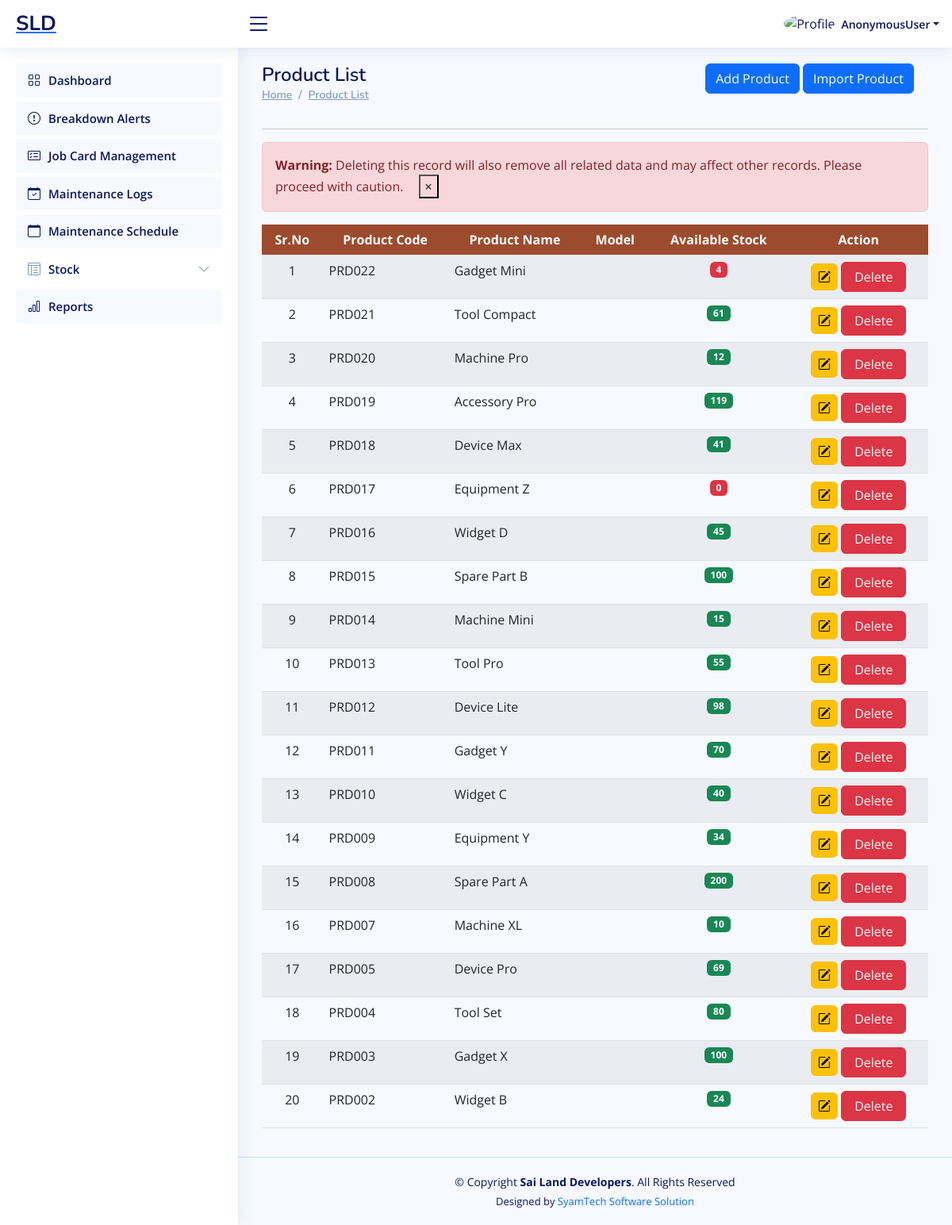
The page /workshop/product-list/ on the database as committed earlier.
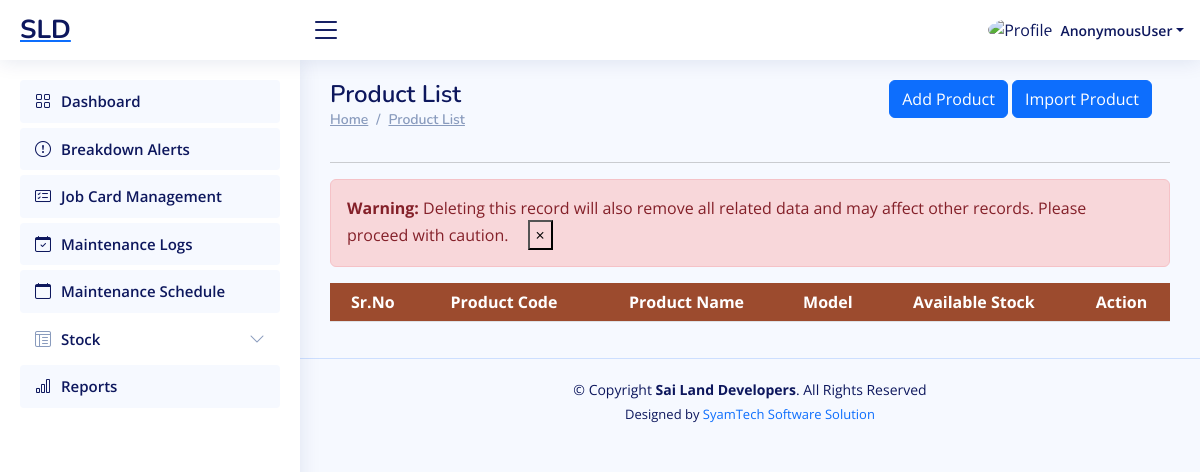
The same page on the database as committed later.
### ERP_Admin/models.py (models this page shows, shortened)
class Product(models.Model):
    product_code = models.CharField(max_length=20, unique=True, db_index=True)
    product_name = models.CharField(max_length=100, db_index=True)
    model = models.ForeignKey(Model, related_name='items', null=True, blank=True, on_delete=models.CASCADE)
    description = models.TextField(null=True, blank=True)
    sale_price = models.DecimalField(max_digits=10, decimal_places=2, null=True)  # Use DecimalField for monetary values
    minimum_stock_alert = models.PositiveIntegerField(default=0)
    available_stock = models.IntegerField(default=0, db_index=True, null=True, blank=True)
    product_image=models.ImageField(upload_to="Product Images", height_field=None, width_field=None, max_length=500, null=True, blank=True)

### ERP_Workshop/views.py (the view)
# urls.py: path('product-list/', views.product_list, name='workshop_product_list'),
def product_list(request):
    form = ProductForm()
    products = cache.get('cache_products')
    if not products:
        products = list(Product.objects.all().order_by('-id').values())
        cache.set('cache_products', products, timeout=None)
    return render(request, "workshop_product_list.html", {'form': form, 'product': products})

### ERP_Admin/models.py (called while the page is built)
    def __str__(self):
        return self.model_name

### ERP_Workshop/templates/workshop_product_list.html (shortened to what the changed rows need)
{% extends "workshop_base.html" %}
{% load crispy_forms_tags %}
{% block content %}
<main id="main" class="main">
        <div class="row">
            <div class="col-sm-6">
                <div class="pagetitle">
                    <h1>Product List</h1>
                </div>
            </div>
        </div>
        <section class="section dashboard">
            <div class="row">
                <div class="col-lg-12">
                    <div class="row">
                        <div class="container" style=" overflow:scroll;">
                            <table id="product_table" class="table table-striped "
                                style="overflow:scroll; width:100%;min-width: max-content;">
                                <thead>
                                    <tr style="background:#9c4b2e;">
                                        <th scope="col" class="text-center text-white" style="">Sr.No</th>
                                        <th scope="col" class="text-center text-white" style="">Product Code</th>
                                        <th scope="col" class="text-center text-white" style="">Product Name</th>
                                        <th scope="col" class="text-center text-white" style="">Model</th>
                                        <th scope="col" class="text-center text-white" style="">Available Stock</th>
                                        <th scope="col" class="text-center text-white" style="">Action</th>
                                    </tr>
                                </thead>
                                <tbody>
                                    {% if product %}
                                    {% for r in product %}
                                    <tr>
                                        <td class="text-center">{{forloop.counter}}</td>
                                        <td class="text-left">{{r.product_code}}</td>
                                        <td class="text-left">{{r.product_name}}</td>
                                        <td class="text-left">{{r.model.model_name}}</td>
                                        <td class="text-center">
                                            {% if r.available_stock == r.minimum_stock_alert %}
                                            <span class="badge bg-warning">{{r.available_stock}}</span>
                                            {% elif r.available_stock < r.minimum_stock_alert %}
                                            <span class="badge bg-danger">{{r.available_stock}}</span>
                                            {% else %}
                                            <span class="badge bg-success">{{r.available_stock}}</span>
                                            {% endif %}
                                        </td>
                                        <td>
                                            <center>
                                                <a href="javascript:void(0);" data-url="{% url 'workshop_update_product' r.id %}" class="btn btn-warning px-2 py-2" onclick="mini_window_2(this)"><i class="bi bi-pencil-square"></i></a>
                                                <a href="{% url 'workshop_delete_product' r.id %}"
                                                    class="btn btn-danger px-3">Delete</a>
                                            </center>
                                        </td>
                                    </tr>
                                    {% endfor %}
                                    {% endif %}
                                </tbody>
                            </table>
                        </div>
                    </div>
                </div>
            </div>
        </section>
</main>
{% endblock content %}

Rows that differ between the two databases and show on the page:
removed Product: product_code "PRD022", product_name "Gadget Mini", available_stock "4"
removed Product: product_code "PRD021", product_name "Tool Compact", available_stock "61"
removed Product: product_code "PRD020", product_name "Machine Pro", available_stock "12"
removed Product: product_code "PRD019", product_name "Accessory Pro", available_stock "119"
removed Product: product_code "PRD018", product_name "Device Max", available_stock "41"
removed Product: product_code "PRD017", product_name "Equipment Z", available_stock "0"
removed Product: product_code "PRD016", product_name "Widget D", available_stock "45"
removed Product: product_code "PRD015", product_name "Spare Part B", available_stock "100"
removed Product: product_code "PRD014", product_name "Machine Mini", available_stock "15"
removed Product: product_code "PRD013", product_name "Tool Pro", available_stock "55"
removed Product: product_code "PRD012", product_name "Device Lite", available_stock "98"
removed Product: product_code "PRD011", product_name "Gadget Y", available_stock "70"
removed Product: product_code "PRD010", product_name "Widget C", available_stock "40"
removed Product: product_code "PRD009", product_name "Equipment Y", available_stock "34"
removed Product: product_code "PRD008", product_name "Spare Part A", available_stock "200"
removed Product: product_code "PRD007", product_name "Machine XL", available_stock "10"
removed Product: product_code "PRD005", product_name "Device Pro", available_stock "69"
removed Product: product_code "PRD004", product_name "Tool Set", available_stock "80"
removed Product: product_code "PRD003", product_name "Gadget X", available_stock "100"
removed Product: product_code "PRD002", product_name "Widget B", available_stock "24"
